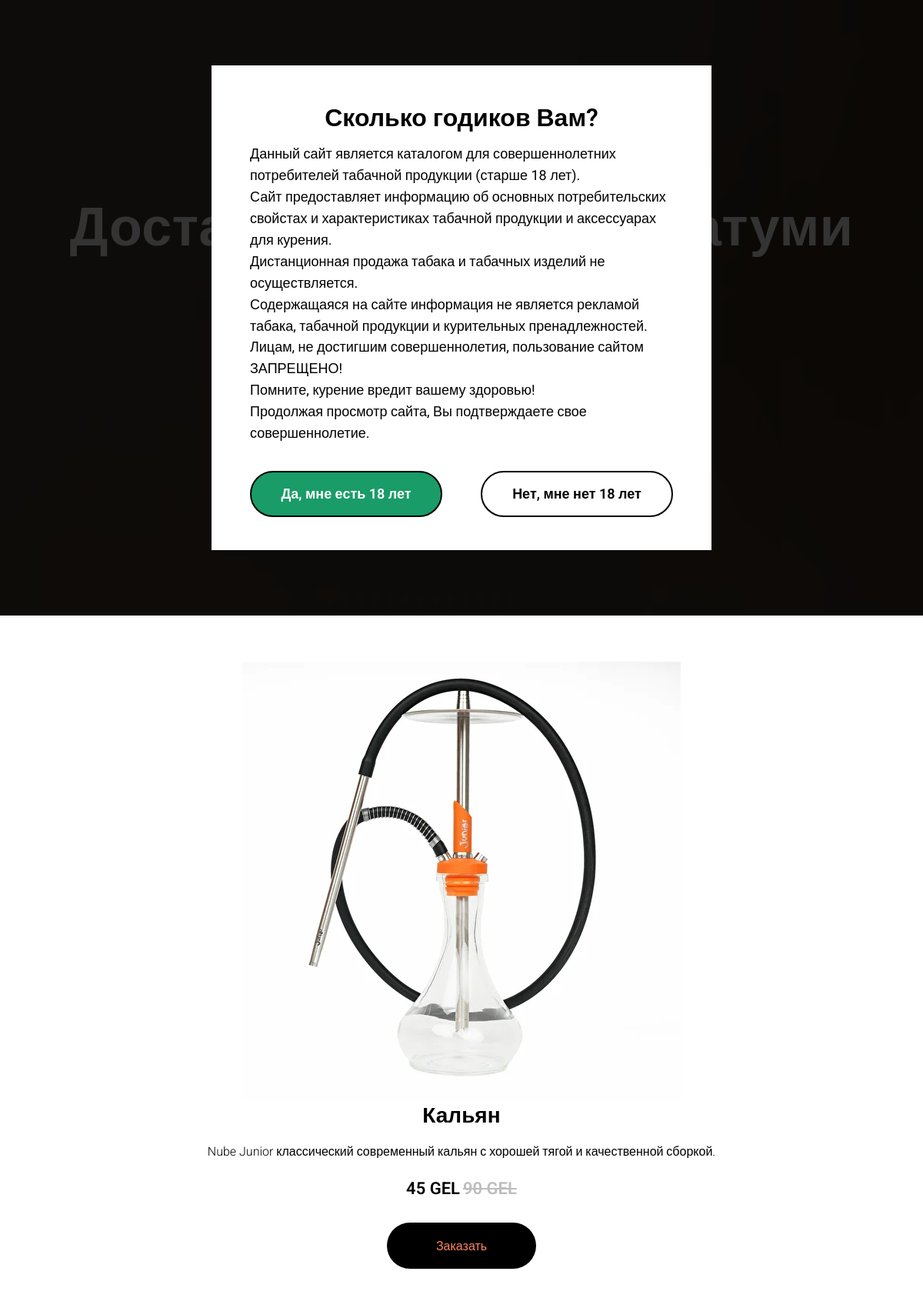
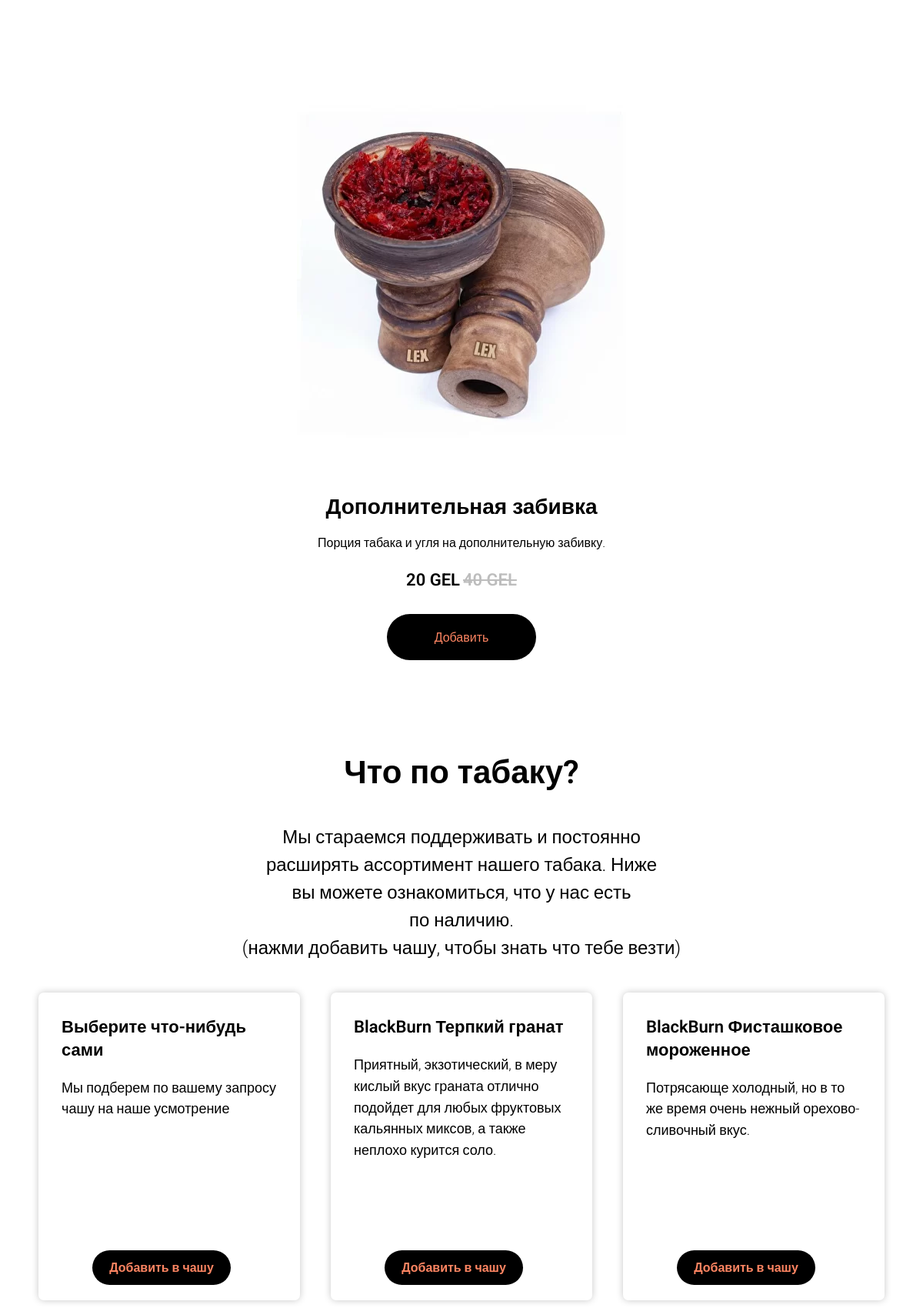
The page / (upper part) on the database its author committed (2 pictures, top to bottom).
### app.py (models this page shows, shortened)
class Products(db.Model):
    id = db.Column(db.Integer, primary_key=True)
    name = db.Column(db.String(100), nullable=False)
    description = db.Column(db.String(300), nullable=False)
    count = db.Column(db.Integer, default=0)
    time = db.Column(db.DateTime, nullable=False)

### app.py (the view)
@app.route("/", methods=['POST', 'GET'])
def index():
    if request.method == 'POST':
        name = request.form["name"]
        address = request.form["address"]
        phone = request.form["phone"]
        messenger = request.form["messenger"]
        comment = request.form["comment"]
        if request.form["deposit"] == "passport":
            deposit = "паспорт"
        else:
            deposit = "300₾ или 100$"
        order_el = ''
        order_price = 0
        for el in request.form:
            if el.startswith('order_'):
                product_id = el[6:]
                if product_id == "extra-cup":
                    order_el += "Доп.забивка ×" + request.form[el] + " (" + request.form[el] + "×" + str(config.price["Доп.забивка"]) + " GEL); "
                    order_price += int(request.form[el]) * config.price["Доп.забивка"]
                elif product_id == "calyan":
                    order_el += "Кальян ×" + request.form[el]  + " (" + request.form[el] + "×" + str(config.price["Кальян"]) + " GEL); "
                    order_price += int(request.form[el]) * config.price["Кальян"]
                elif product_id == "choise":
                    order_el += "Выберите что-нибудь сами ×" + request.form[el]  + " (" + request.form[el] + "×0 GEL); "
                else:
                    product = Products.query.filter_by(id=product_id).first()
                    order_el += product.name + " ×" + request.form[el]  + " (" + request.form[el] + "×0 GEL); "
        order = Order(name=name, address=address, phone=phone, messenger=messenger, comment=comment, deposit=deposit, order_el=order_el, order_price=order_price, time=datetime.today())
        try:
            db.session.add(order)
            db.session.commit()
            return redirect('/')
        except:
            return "При добавлении пользователя произошла ошибка"
    else:
        products = Products.query.filter(Products.count > 0).order_by(Products.name.asc()).all()
        for_json = dict()
        for el in products:
            for_json[el.id] = el.name
        return render_template("index.html", products=products, for_json=for_json)

### templates/index.html (shortened to what this page needs)
<!DOCTYPE html>
<html lang="ru">
<head>
    <link rel="stylesheet" href="{{ url_for('static', filename='css/style.css') }}">
</head>
<body class="body overflow_hidden">
    <div class="first-screen">
        <div class="table-div">
            <div class="title">
                <div class="title-first">
                    <h1>Доставка кальянов в Батуми за 45 лари</h1>
                </div>
                <div class="title-second">
                    <h2>Кальян как на родине. Musthave, DarkSide, Daily hookah, Black Burn, Spectrum</h2>
                </div>
            </div>
            <div class="arrow">
                <a href="#second-screen"><img src="{{ url_for('static', filename='img/arrow.png') }}" alt="arrow"></a>
            </div>
        </div>
    </div>
    <div class="second-screen" id="second-screen">
        <div class="hookah-cup-main">
            <div class="hookah-cup-container">
                <div class="hookah-cup-img">
                    <img src="{{ url_for('static', filename='img/hookah.jpg') }}" alt="hookah.jpg">
                </div>
                <div class="hookah-cup-title">
                    Кальян
                </div>
                <div class="hookah-cup-description">
                    Nube Junior классический современный кальян с хорошей тягой и качественной сборкой.
                </div>
                <div class="hookah-cup-price">
                    <div class="new-price">
                      45 GEL
                    </div>
                    <div class="old-price">
                      90 GEL
                    </div>
                </div>
                    <div class="hookah-cup-order add" data-id="calyan">
                        Заказать
                    </div>
            </div>
            <div class="hookah-cup-container">
                <div class="hookah-cup-img">
                    <img src="{{ url_for('static', filename='img/cup.jpg') }}" alt="cup.jpg">
                </div>
                <div class="hookah-cup-title">
                    Дополнительная забивка
                </div>
                <div class="hookah-cup-description">
                    Порция табака и угля на дополнительную забивку.
                </div>
                <div class="hookah-cup-price">
                    <div class="new-price">
                      20 GEL
                    </div>
                    <div class="old-price">
                      40 GEL
                    </div>
                </div>
                    <div class="hookah-cup-order add" data-id="extra-cup">
                        Добавить
                    </div>
            </div>
        </div>
    </div>
    <div class="third-screen">
        <div class="third-screen-title">
            <div class="third-screen-title-main">
                Что по табаку?
            </div>
            <div class="third-screen-title-description">
                <p>Мы&nbsp;стараемся поддерживать и&nbsp;постоянно расширять ассортимент нашего табака. Ниже вы&nbsp;можете ознакомиться, что у&nbsp;нас есть по&nbsp;наличию.</p>
                <p>(нажми добавить чашу, чтобы знать что тебе везти)</p>
            </div>
        </div>
        <div class="cards">
            <div class="card">
                <div class="card-title">
                    Выберите что-нибудь сами
                </div>
                <div class="card-description">
                    Мы подберем по вашему запросу чашу на наше усмотрение
                </div>
                <div class="card-add add" data-id="choise">
                    Добавить в чашу
                </div>
            </div>
            {% for el in products %}
                <div class="card">
                    <div class="card-title">
                        {{el.name}}
                    </div>
                    <div class="card-description">
                        {{el.description}}
                    </div>
                    <div class="card-add add" data-id="{{el.id}}">
                        Добавить в чашу
                    </div>
                </div>
            {% endfor %}
        </div>
    </div>
    <div class="disclaimer" style="display:none">
        <div class="disclaimer__container">
            <div class="disclaimer__container__title">
                <span>Сколько годиков Вам?</span>
            </div>
            <div class="disclaimer__container_description">
                <p>Данный сайт является каталогом для совершеннолетних потребителей табачной продукции (старше 18 лет).</p>
                <p>Сайт предоставляет информацию об основных потребительских свойстах и характеристиках табачной продукции и аксессуарах для курения.</p>
                <p>Дистанционная продажа табака и табачных изделий не осуществляется.</p>
                <p>Содержащаяся на сайте информация не является рекламой табака, табачной продукции и курительных пренадлежностей. Лицам, не достигшим совершеннолетия, пользование сайтом ЗАПРЕЩЕНО!</p>
                <p>Помните, курение вредит вашему здоровью!</p>
                <p>Продолжая просмотр сайта, Вы подтверждаете свое совершеннолетие.</p>
            </div>
            <div class="disclaimer__container__buttons">
                <div class="disclaimer__button" id="disclaimer__confirm">
                    <div class="disclaimer__button_text" id="disclaimer__confirm__text">
                        Да, мне есть 18 лет
                    </div>
                </div>
                <a href="/cat_page">
                    <div class="disclaimer__button" id="disclaimer__cancel">
                        <div class="disclaimer__button_text">
                            Нет, мне нет 18 лет
                        </div>
                </div>
                </a>
            </div>
        </div>
    </div>
</body>
</html>

### static/css/global.css (style rules this page uses)
* { margin: 0; padding: 0; box-sizing: border-box; font-family: 'Roboto', sans-serif; scroll-behavior: smooth; text-decoration: none; }

### static/css/admin-panel.css (style rules this page uses)
.table-div { display: table-cell; vertical-align: middle; height: 100vh; width: 100vw; }

### static/css/first-screen.css (style rules this page uses)
.first-screen { display: block; text-align: center; height: 100vh; width: 100%; bottom: 1px solid black; vertical-align: middle; position: relative; overflow: hidden; }
.title { display: flex; flex-direction: column; text-align: center; justify-content: center; height: 400px; max-width: 1140px; color: #fff; padding: 24px 0 38px 0; margin-left: auto; margin-right: auto; }
.title-first { display: block; max-width: 1140px; text-align: center; padding: 24px 20px 38px 20px; font-family: 'Roboto',Arial,sans-serif; font-weight: 600; line-height: 1.17; letter-spacing: .5px; }
.title-first h1 { font-family: 'Roboto',Arial,sans-serif; font-size: 72px; font-weight: 600; line-height: 1.17; letter-spacing: .5px; }
.title-second { display: block; max-width: 700px; text-align: center; margin: 0 auto; font-family: 'Roboto',Arial,sans-serif; font-size: 24px; font-weight: 300; line-height: 1.5; padding: 0 20px; }
.title-second h2 { font-family: 'Roboto',Arial,sans-serif; font-size: 24px; font-weight: 300; line-height: 1.5; }

### static/css/second-screen.css (style rules this page uses)
.second-screen { display: flex; width: 100%; align-items: center; justify-content: center; text-align: center; }
.hookah-cup-container { display: block; margin: 60px auto; }
.hookah-cup-title { font-size: 28px; line-height: 1.17; font-weight: 600; color: #000; margin-bottom: 18px; width: 100% ; }
.hookah-cup-description { width: 560px; font-size: 16px; line-height: 1.55; font-weight: 300; color: #000; margin-bottom: 20px; width: 100% ; }
.hookah-cup-price { margin-bottom: 30px; }
.new-price { display: inline-block; vertical-align: middle; font-size: 22px; line-height: 1.35; font-weight: 600; color: #000; }
.old-price { display: inline-block; vertical-align: middle; color: #bdbdbd; font-size: 22px; line-height: 1.35; font-weight: 600; text-decoration: line-through; }
.hookah-cup-order { margin: 0 auto 120px auto; display: flex; height: 60px; width: 194px; justify-content: center; align-items: center; color: #ff8562; background-color: #000000; border: 30px; border-radius: 30px; border-color: black; cursor: pointer; }

### static/css/third-screen.css (style rules this page uses)
.third-screen-title { display: flex; flex-direction: column; justify-content: center; align-items: center; }
.third-screen-title-main { margin-bottom: 40px; font-size: 42px; line-height: 1.23; font-weight: 600; color: #000; text-align: center; }
.third-screen-title-description { max-width: 580px; margin-left: auto; margin-right: auto; font-size: 24px; line-height: 1.5; font-weight: 300; color: #000; text-align: center; }
.cards { display: flex; flex-wrap: wrap; justify-content: center; max-width: 1140px; margin: 20px auto; }
.card { position: relative; height: 400px; width: 340px; padding: 30px; border-radius: 7px; box-shadow: 0 0 10px #c7c7c7; margin: 20px; }
.card-title { margin-bottom: 20px; font-size: 22px; line-height: 1.35; font-weight: 600; color: #000; }
.card-description { font-size: 18px; line-height: 1.55; font-weight: 300; color: #000; }
.card-add { display: flex; position: absolute; height: 45px; width: 180px; justify-content: center; align-items: center; color: #ff8562; background-color: #000000; border: 30px; border-radius: 30px; border-color: black; bottom: 20px; left: 70px; font-size: 16px; font-weight: 600; background-image: none; cursor: pointer; }

### static/css/cart-modal.css (style rules this page uses)
::placeholder { color: #adadad; }

### static/css/media.css (style rules this page uses)
@media screen and (max-width: 1200px) { .title-first h1 { font-size: 70px; } }

### rows shown on the page
Products: name "BlackBurn Терпкий гранат", description "Приятный, экзотический, в меру кислый вкус граната отлично подойдет для любых фруктовых кальянных миксов, а также неплохо курится соло."
Products: name "BlackBurn Фисташковое мороженное", description "Потрясающе холодный, но в то же время очень нежный орехово-сливочный вкус."
